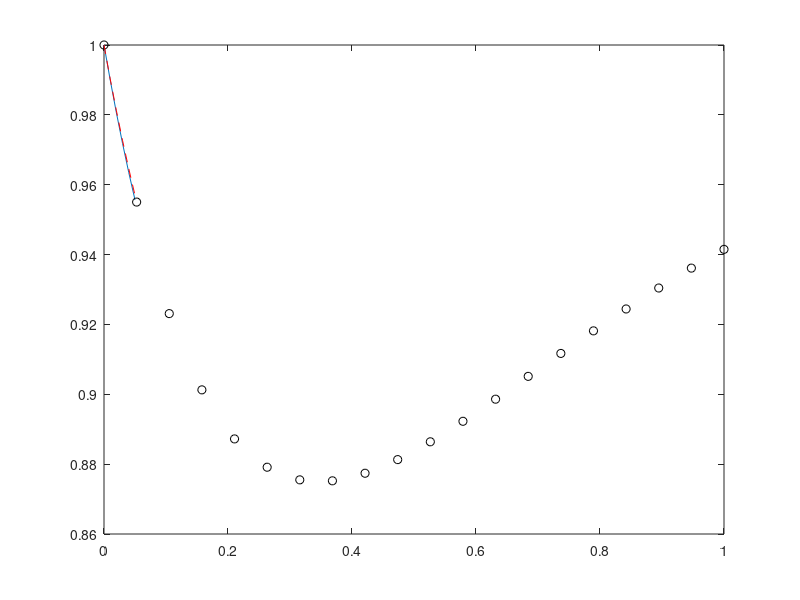

Reproduce this figure in MATLAB.
%%% Initial Value Problem. Euler Method %%%

clear all; clc;
n= input('Number of time steps : ');
t(1)=0; y(1)=1; u(1)=1; v(1)=1;
h= 0.01;

%% Eulers Method %%
for i=1:n
    y(1+i)= y(i)+h*(-2*y(i)+2-exp(-4*t(i)));
    t(i+1)=t(i)+h;
end

%% Modified Euler Method %%
for i= 1:n
        u(i+1)= u(i)+h*(-2*u(i)+2-exp(-4*t(i))); %Solution for Euler method
        t(i+1)=t(i)+h;
        v(i+1)= v(i)+0.5*h*(-2*v(i)+2-exp(-4*t(i))-2*u(i+1)+2-exp(-4*t(i+1)));
%       u(i+1)=v(i+1);
        u(i+1)= v(i+1);
end
%% Analytical Solution %%

x=linspace(0,1,20);
analyticalSolution= 1+0.5*exp(-4*x)-0.5*exp(-2*x);
plot(t,y, x, analyticalSolution, 'ko', t,v, 'r--');